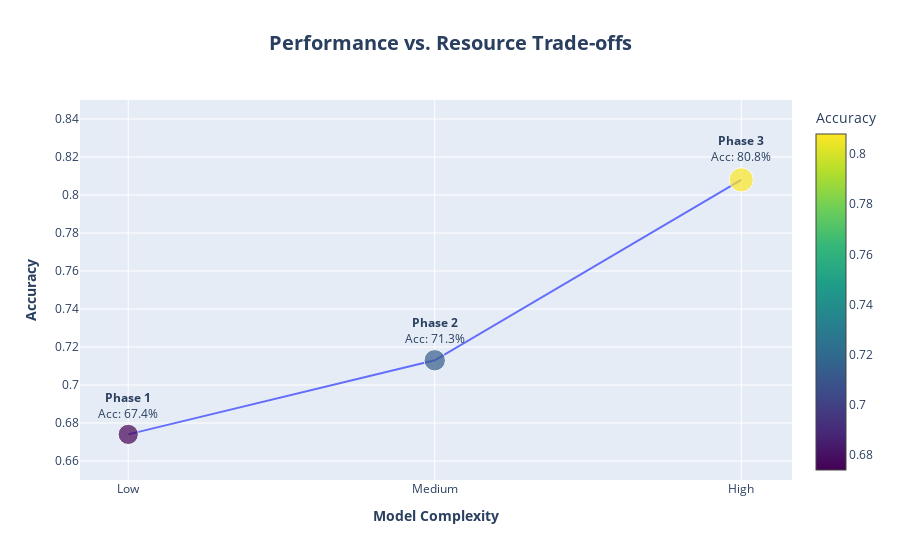

Notebook code for this chart:
### Code cell
### 4.2 Resource Requirements & Trade-offs

# --- Data Prep ---
df_res = phase_df[['complexity', 'accuracy']].copy() # Removed 'training_time'
complexity_map = {'Low': 1, 'Medium': 2, 'High': 3}
df_res['complexity_score'] = df_res['complexity'].map(complexity_map)
df_res['accuracy'] = pd.to_numeric(df_res['accuracy'])

# --- Visualization ---
fig = go.Figure()

fig.add_trace(go.Scatter(
    x=df_res['complexity_score'],
    y=df_res['accuracy'],
    mode='lines+markers+text',
    marker=dict(size=df_res['accuracy']*30, color=df_res['accuracy'], colorscale='Viridis', showscale=True, colorbar=dict(title="Accuracy")),
    # Removed 'time' from the text label
    text=[f"<b>{index.split('(')[0].strip()}</b><br>Acc: {acc:.1%}" for index, acc in zip(df_res.index, df_res['accuracy'])],
    textposition="top center",
    hoverinfo='text'
))

fig.update_layout(
    title=dict(text='<b>Performance vs. Resource Trade-offs</b>', x=0.5, font=dict(size=20)),
    xaxis=dict(
        title='<b>Model Complexity</b>',
        tickmode='array',
        tickvals=df_res['complexity_score'],
        ticktext=df_res['complexity']
    ),
    yaxis=dict(title='<b>Accuracy</b>', range=[0.65, 0.85]),
    showlegend=False
)

fig.show()

### Figure 1 — Plotly figure (JSON) as saved in the notebook; plotly's stock layout.template omitted (floating-point values rounded to 4 significant figures)
{"data": [{"hoverinfo": "text", "marker": {"color": [0.674, 0.713, 0.808], "colorbar": {"title": {"text": "Accuracy"}}, "colorscale": [[0, "#440154"], [0.1111, "#482878"], [0.2222, "#3e4989"], [0.3333, "#31688e"], [0.4444, "#26828e"], [0.5556, "#1f9e89"], [0.6667, "#35b779"], [0.7778, "#6ece58"], [0.8889, "#b5de2b"], [1, "#fde725"]], "showscale": true, "size": [20.22, 21.39, 24.24]}, "mode": "lines+markers+text", "text": ["<b>Phase 1</b><br>Acc: 67.4%", "<b>Phase 2</b><br>Acc: 71.3%", "<b>Phase 3</b><br>Acc: 80.8%"], "textposition": "top center", "type": "scatter", "x": [1, 2, 3], "y": [0.674, 0.713, 0.808]}], "layout": {"showlegend": false, "title": {"font": {"size": 20}, "text": "<b>Performance vs. Resource Trade-offs</b>", "x": 0.5}, "xaxis": {"tickmode": "array", "ticktext": ["Low", "Medium", "High"], "tickvals": [1, 2, 3], "title": {"text": "<b>Model Complexity</b>"}}, "yaxis": {"range": [0.65, 0.85], "title": {"text": "<b>Accuracy</b>"}}}}
